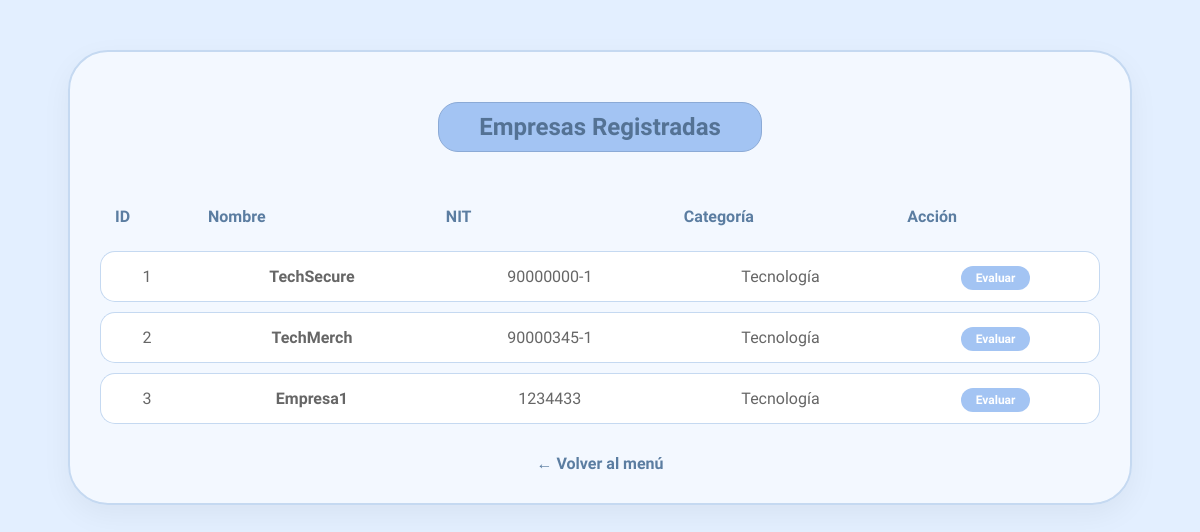
Screenshot of /empresas/ (signed in) with the database file from the repository.
### auditoria/models.py (models this page shows, shortened)
class Empresa(models.Model):
    nombre = models.CharField(max_length=200)
    nit = models.CharField(max_length=50)
    categoria = models.CharField(max_length=100, blank=True)
    representante_legal = models.CharField(max_length=200, blank=True)
    fecha_registro = models.DateField(null=True, blank=True)

### auditoria/views.py (the view)
# urls.py: path('empresas/', views.lista_empresas, name='lista_empresas'),
@login_required
def lista_empresas(request):
    empresas = Empresa.objects.all()
    return render(request, 'lista_empresas.html', {'empresas': empresas})

### auditoria/templates/lista_empresas.html (shortened to what this page needs)
<!DOCTYPE html>
<html lang="es">
<head>
</head>
<body>
<div class="container">
    <h2>Empresas Registradas</h2>
    <table>
        <thead>
            <tr>
                <th>ID</th>
                <th>Nombre</th>
                <th>NIT</th>
                <th>Categoría</th>
                <th>Acción</th>
            </tr>
        </thead>
        <tbody>
        {% if empresas %}
            {% for e in empresas %}
            <tr>
                <td>{{ e.id }}</td>
                <td><strong>{{ e.nombre }}</strong></td>
                <td>{{ e.nit }}</td>
                <td>{{ e.categoria }}</td>
                <td>
                    <a href="{% url 'seleccionar_rol' e.id %}" class="btn-evaluar">
                        Evaluar
                    </a>
                </td>
            </tr>
            {% endfor %}
        {% else %}
            <tr>
                <td colspan="5" style="text-align: center;">
                    No hay empresas registradas.
                </td>
            </tr>
        {% endif %}
        </tbody>
    </table>
    <a href="{% url 'menu' %}" class="back-link">← Volver al menú</a>
</div>
</body>
</html>

### auditoria/templates/lista_empresas.html (style rules this page uses)
:root { --bg-color: #e3efff; --card-bg: #ffffff99; --border-color: #c5d9f1; --text-color: #5b7da1; --header-bg: #a3c4f3; }
body { font-family: 'Segoe UI', sans-serif; background-color: var(--bg-color); display: flex; flex-direction: column; align-items: center; padding-top: 50px; margin: 0; }
.container { background-color: var(--card-bg); border: 2px solid var(--border-color); border-radius: 40px; padding: 30px; width: 90%; max-width: 1000px; box-shadow: 0 10px 30px rgba(0,0,0,0.05); text-align: center; }
h2 { color: #547294; background-color: var(--header-bg); display: inline-block; padding: 10px 40px; border-radius: 20px; margin-bottom: 30px; border: 1px solid #8baad6; }
table { width: 100%; border-collapse: separate; border-spacing: 0 10px; }
th { color: var(--text-color); padding: 15px; text-align: left; font-weight: 600; }
td { background-color: white; padding: 15px; color: #666; border-top: 1px solid var(--border-color); border-bottom: 1px solid var(--border-color); }
td:first-child { border-left: 1px solid var(--border-color); border-radius: 15px 0 0 15px; }
td:last-child { border-right: 1px solid var(--border-color); border-radius: 0 15px 15px 0; }
.btn-evaluar { background-color: #a3c4f3; color: white; text-decoration: none; padding: 5px 15px; border-radius: 15px; font-size: 12px; font-weight: 600; transition: background 0.3s; }
.back-link { margin-top: 20px; text-decoration: none; color: var(--text-color); font-weight: 600; display: block; }

### rows the page displays
Empresa: id "1", nombre "TechSecure", nit "90000000-1", categoria "Tecnología"
Empresa: id "2", nombre "TechMerch", nit "90000345-1", categoria "Tecnología"
Empresa: id "3", nombre "Empresa1", nit "1234433", categoria "Tecnología"
